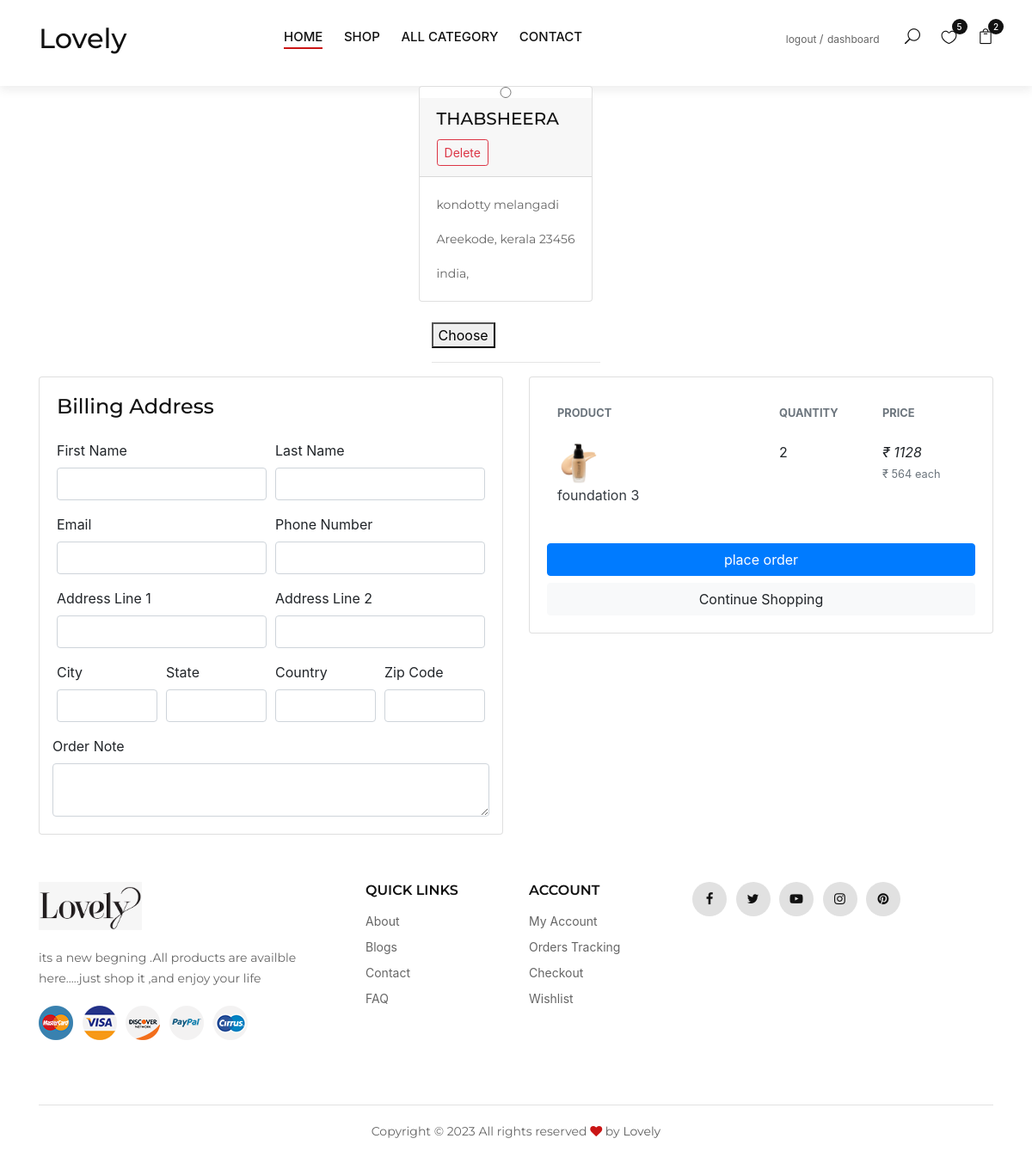
Page /carts/checkout/ (signed in) on the earlier database version.
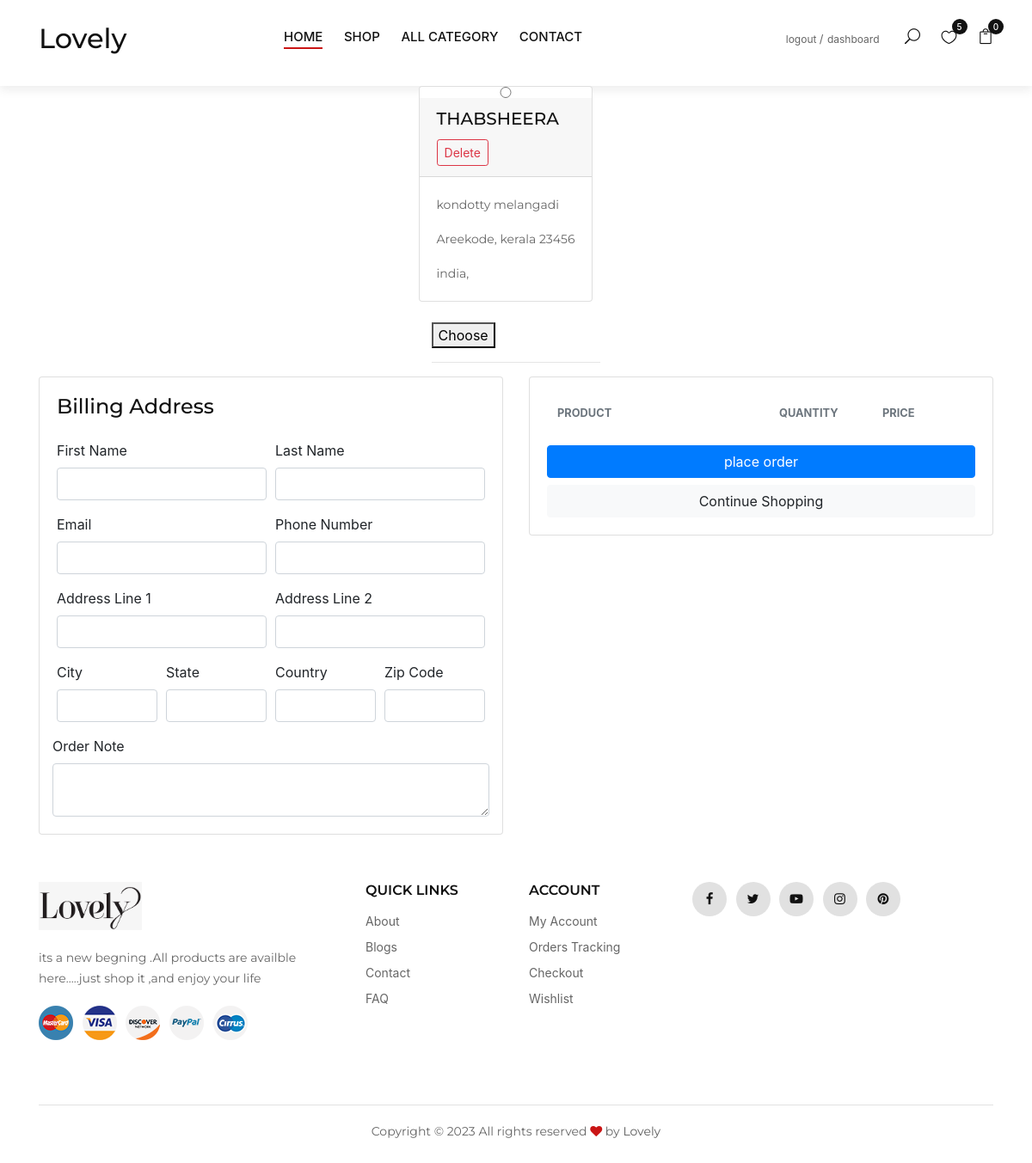
Same page on the later database version.
### orders/models.py (models this page shows)
class Address(models.Model):
    user = models.ForeignKey(User, on_delete=models.CASCADE)
    name = models.CharField(max_length=100)
    address = models.CharField(max_length=100,null=False)
    city = models.CharField(max_length=100)
    state = models.CharField(max_length=100)
    country = models.CharField(max_length=100)
    email = models.CharField(max_length=100)
    postal_code = models.CharField(max_length=100)

### carts/models.py (models this page shows, shortened)
class CartItem(models.Model):
    user = models.ForeignKey(User, on_delete=models.CASCADE,null=True)
    product = models.ForeignKey(Product, on_delete=models.CASCADE)
    variations = models.ManyToManyField(Variation, blank=True)
    cart    = models.ForeignKey(Cart, on_delete=models.CASCADE,null=True)
    quantity = models.IntegerField()
    is_active = models.BooleanField(default=True)
    def sub_total(self):
        return self.product.price * self.quantity

### store/models.py (models this page shows, shortened)
class Product(models.Model):
    product_name    = models.CharField(max_length=200, unique=True)
    slug            = models.SlugField(max_length=200, unique=True)
    description     = models.TextField(max_length=500, blank=True)
    price           = models.IntegerField()
    images          = models.ImageField(upload_to='photos/products')
    stock           = models.IntegerField()
    is_available    = models.BooleanField(default=True)
    category        = models.ForeignKey(Category, on_delete=models.CASCADE)
    created_date    = models.DateTimeField(auto_now_add=True)
    modified_date   = models.DateTimeField(auto_now=True)
    is_featured     = models.BooleanField(default=False)
    hot_trend       = models.BooleanField(default=False)
    def get_url(self):
          return reverse('product_detail', args=[self.category.slug, self.slug])

### carts/views.py (the view, shortened to what this page needs)
# urls.py: path('checkout/',views.checkout,name='checkout'),
@login_required(login_url='login')
def checkout(request, total=0, quantity=0, cart_items=None):
    try:
        tax = 0
        grand_total = 0
        if request.user.is_authenticated:
            cart_items = CartItem.objects.filter(user=request.user, is_active=True)
        else:
            cart = Cart.objects.get(cart_id=_cart_id(request))
            cart_items = CartItem.objects.filter(cart=cart, is_active=True)
        for cart_item in cart_items:
            total += (cart_item.product.price * cart_item.quantity)
            quantity += cart_item.quantity
        tax = (2 * total)/100
        grand_total = total + tax
    except ObjectDoesNotExist:
        pass #just ignore
    address=Address.objects.filter(user=request.user)
    name=""
    address1=""
    city=""
    state=""
    postalcode=""
    country = ""
    phone=""
    usr=""
    context = {
        'total': total,
        'quantity': quantity,
        'cart_items': cart_items,
        'tax'       : tax,
        'grand_total': grand_total,
        'address' :address,
        'name' : name,
        'address1': address1,
        'city' : city,
        'state' : state,
        'postalcode' : postalcode,
        'country' : country,
        'phone' : phone,
        'usr' :usr
    }
    return render(request, 'store/checkout.html', context)

### carts/context_processors.py (called while the page is built)
def counter(request):
    cart_count = 0
    if 'admin' in request.path:
        return {}
    else:
        try:
            cart = Cart.objects.filter(cart_id=_cart_id(request))
            if request.user.is_authenticated:
                    cart_items = CartItem.objects.all().filter(user=request.user)
            else:
              cart_items = CartItem.objects.all().filter(cart=cart[:1])
            for cart_item in cart_items:
                cart_count += cart_item.quantity
        except Cart.DoesNotExist:
            cart_count = 0
    return dict(cart_count=cart_count)

def wishlist_count(request):
    if request.user.is_authenticated:
        count = wishlist.objects.filter(user=request.user).count()
    else:
        count = 0
    return {'wishlist_count': count}

### carts/views.py (called while the page is built)
def _cart_id(request):
    cart = request.session.session_key
    if not cart:
        cart = request.session.create()
    return cart

### category/models.py (called while the page is built)
    def get_url(self):
            return reverse('products_by_category', args=[self.slug])

### Templates/store/checkout.html (shortened to what the changed rows need)
{% extends 'base.html' %}
{%load static %}
{% block content %}
<section class="section-content padding-y bg">
    <div class="container">
    <div class="checkout-container d-flex justify-content-center  d-flex ">
      <div class="card-group ">
          <form action="{% url 'checkout' %}" method="POST">
      <div class="row" >
              {% for i in address  %}
        <div class="card mb-4 mr-4 ">
          <input type="radio" name="adress" value="{{i.name}}-{{ i.address }}-{{ i.city }}-{{ i.state }}-{{ i.postal_code }}-{{ i.country }}-{{i.phone}}">
          <div class="card-header">
            <h5 class="card-title">{{ i.name }}</h5>
            <button class="btn btn-sm btn-outline-danger delete-address-btn" data-address-id="#">Delete</button>
          </div>
          <div class="card-body">
            <p class="card-text">{{i.address}}</p>
            <p class="card-text">{{i.city}}, {{ i.state }} {{ i.postal_code }}</p>
            <p class="card-text">{{i.country}},{{i.phone}}</p>
          </div>
        </div>
        {% endfor %}
      </div>
      </form>
      </div>
    </div>
    <div class="row">
        <aside class="col-lg-6">
            <div class="card">
            <div class="card-body">
              <table class="table table-borderless table-shopping-cart">
              <thead class="text-muted">
              <tr class="small text-uppercase">
                <th scope="col">Product</th>
                <th scope="col" width="120">Quantity</th>
                <th scope="col" width="120">Price</th>
              </tr>
              </thead>
              <tbody>
              {% for cart_item in cart_items %}
              <tr>
                  <td>
                      <figure class="itemside align-items-center">
                          <div class="aside"><img src="{{ cart_item.product.images.url }}" class="img-sm" style="width:50px"></div>
                          <figcaption class="info">
                              <a href="{{ cart_item.product.get_url }}" class="title text-dark">{{ cart_item.product.product_name }}</a>
                          </figcaption>
                      </figure>
                  </td>
                  <td>
                          <label for="">{{cart_item.quantity}}</label>
                  </td>
                  <td>
                      <div class="price-wrap">
                          <var class="price">₹ {{ cart_item.sub_total }}</var><br>
                          <small class="text-muted"> ₹ {{ cart_item.product.price }} each </small>
                      </div>
                  </td>
              </tr>
              {% endfor %}
              </tbody>
              </table>
            </div>
            </div>
    </aside>
    </div>
    </div>
    </section>
{% endblock %}

Differences in the rows shown:
removed CartItem: product.images (picture), product.product_name "foundation 3", quantity "2", sub_total "1128", product.price "564"
Other differences:
{{ cart_count }}: "2" → "0"
